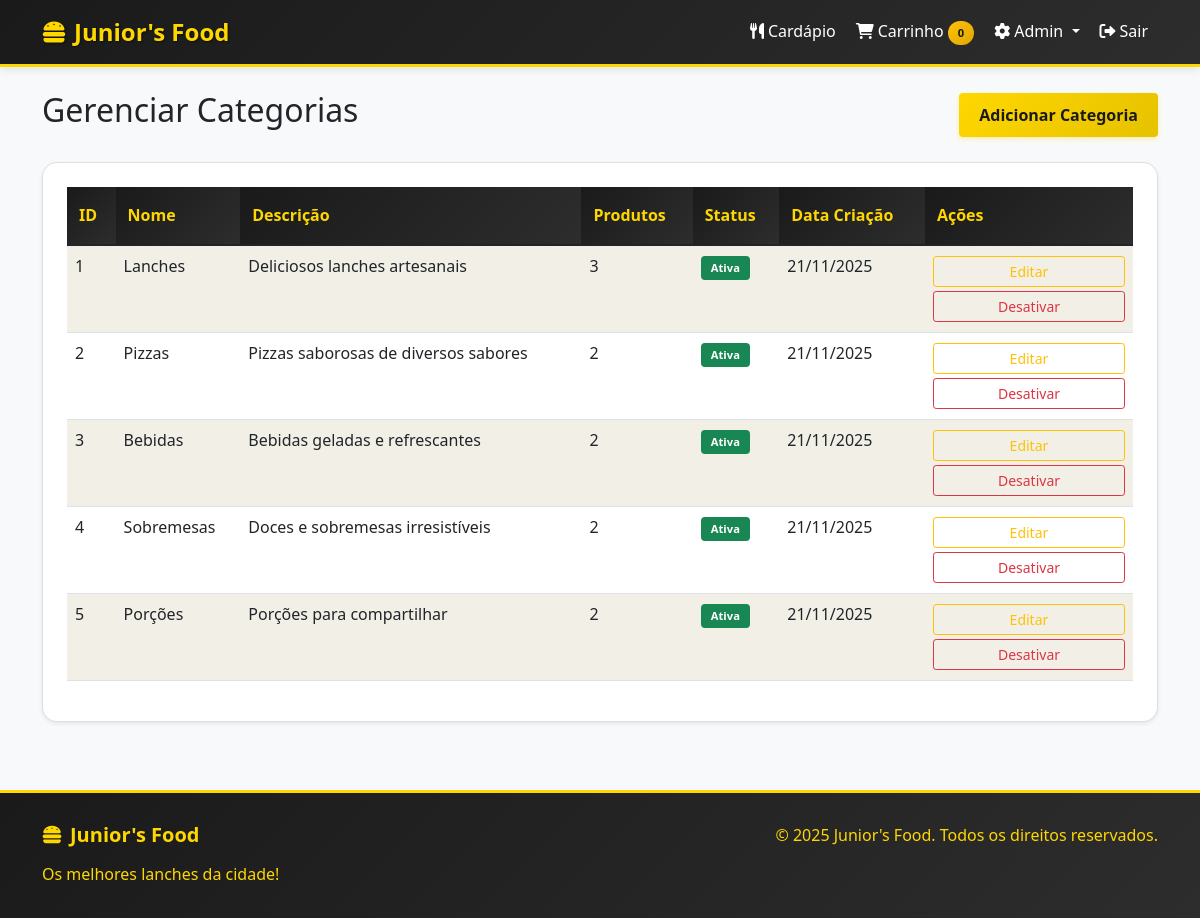
Screenshot of /admin/categorias (signed in) with the database file from the repository.
### models.py (models this page shows, shortened)
class Categoria(db.Model):
    id = db.Column(db.Integer, primary_key=True)
    nome = db.Column(db.String(100), nullable=False, unique=True)
    descricao = db.Column(db.Text)
    ativo = db.Column(db.Boolean, default=True)
    created_at = db.Column(db.DateTime, default=datetime.utcnow)
    updated_at = db.Column(db.DateTime, default=datetime.utcnow, onupdate=datetime.utcnow)
    produtos = db.relationship('Produto', backref='categoria', lazy=True, cascade='all, delete-orphan')

### app.py (the view)
@app.route('/admin/categorias')
@login_required
def admin_categorias():
    if not current_user.is_admin:
        flash('Acesso negado', 'error')
        return redirect(url_for('cardapio'))
    categorias = Categoria.query.all()
    return render_template('admin_categorias.html', categorias=categorias)

### app.py (called while the page is built)
@login_manager.user_loader
def load_user(user_id):
    return User.query.get(int(user_id))

@app.before_request
def check_admin_access():
    if request.endpoint and 'admin_' in request.endpoint:
        if not current_user.is_authenticated:
            return redirect(url_for('login'))
        if not current_user.is_admin:
            flash('Acesso negado. Apenas administradores podem acessar esta área.', 'error')
            return redirect(url_for('cardapio'))

### templates/admin_categorias.html (shortened to what this page needs)
{% extends "base.html" %}
{% block content %}
<div class="d-flex justify-content-between align-items-center mb-4">
    <h2>Gerenciar Categorias</h2>
    <button type="button" class="btn btn-primary" data-bs-toggle="modal" data-bs-target="#adicionarCategoriaModal">
        Adicionar Categoria
    </button>
</div>
<div class="row">
    <div class="col-12">
        <div class="card">
            <div class="card-body">
                {% if categorias %}
                <div class="table-responsive">
                    <table class="table table-striped">
                        <thead class="table-custom">
                            <tr>
                                <th>ID</th>
                                <th>Nome</th>
                                <th>Descrição</th>
                                <th>Produtos</th>
                                <th>Status</th>
                                <th>Data Criação</th>
                                <th>Ações</th>
                            </tr>
                        </thead>
                        <tbody>
                            {% for categoria in categorias %}
                            <tr>
                                <td>{{ categoria.id }}</td>
                                <td>{{ categoria.nome }}</td>
                                <td>{{ categoria.descricao|truncate(50) if categoria.descricao else '-' }}</td>
                                <td>{{ categoria.produtos|length }}</td>
                                <td>
                                    {% if categoria.ativo %}
                                        <span class="badge bg-success">Ativa</span>
                                    {% else %}
                                        <span class="badge bg-danger">Inativa</span>
                                    {% endif %}
                                </td>
                                <td>{{ categoria.created_at.strftime('%d/%m/%Y') }}</td>
                                <td>
                                    <button class="btn btn-sm btn-outline-warning"
                                            onclick="editarCategoria({{ categoria.id }}, '{{ categoria.nome }}', '{{ categoria.descricao }}')">
                                        Editar
                                    </button>
                                    <button class="btn btn-sm {% if categoria.ativo %}btn-outline-danger{% else %}btn-outline-success{% endif %}"
                                            onclick="toggleCategoria({{ categoria.id }})">
                                        {% if categoria.ativo %}Desativar{% else %}Ativar{% endif %}
                                    </button>
                                </td>
                            </tr>
                            {% endfor %}
                        </tbody>
                    </table>
                </div>
                {% else %}
                <p class="text-center text-muted">Nenhuma categoria cadastrada</p>
                {% endif %}
            </div>
        </div>
    </div>
</div>
{% endblock %}

### static/css/style.css (style rules this page uses)
:root { --primary-black: #1a1a1a; --primary-yellow: #ffd700; --dark-yellow: #e6c200; --light-gray: #f8f9fa; --success-green: #28a745; --warning-orange: #ffc107; --danger-red: #dc3545; --info-blue: #17a2b8; }
* { margin: 0; padding: 0; box-sizing: border-box; }
body { background-color: var(--light-gray); font-family: 'Segoe UI', Tahoma, Geneva, Verdana, sans-serif; line-height: 1.6; min-height: 100vh; display: flex; flex-direction: column; }
.btn-primary { background: linear-gradient(135deg, var(--primary-yellow) 0%, var(--dark-yellow) 100%); border: none; color: var(--primary-black); font-weight: 600; padding: 10px 20px; transition: all 0.3s ease; box-shadow: 0 2px 5px rgba(255, 215, 0, 0.3); }
.card { border: 2px solid var(--primary-black); border-radius: 15px; transition: all 0.3s ease; box-shadow: 0 4px 6px rgba(0,0,0,0.1); margin-bottom: 20px; overflow: hidden; }
.card-body { padding: 25px; }
.card-body { display: flex; flex-direction: column; }
.table-custom th { background: linear-gradient(135deg, var(--primary-black) 0%, #2d2d2d 100%); color: var(--primary-yellow); font-weight: 600; border: none; padding: 15px; }
.table-striped tbody tr:nth-of-type(odd) { background-color: rgba(255, 215, 0, 0.05); }
.badge { font-size: 0.7em; font-weight: 600; padding: 6px 10px; }
.table td .btn-sm { margin: 2px 0; width: 100%; }
.table td:last-child { min-width: 180px; }
.table-custom { background-color: #007bff; color: white; }
.table-custom th { border-bottom: none; font-weight: 600; padding: 1rem 0.75rem; }
.card { box-shadow: 0 0.125rem 0.25rem rgba(0, 0, 0, 0.075); border: 1px solid rgba(0, 0, 0, 0.125); }
.card-body { padding: 1.5rem; }

### rows the page displays
Categoria: id "1", nome "Lanches", descricao "Deliciosos lanches artesanais", produtos|length "3", ativo "Ativa", created_at "21/11/2025"
Categoria: id "2", nome "Pizzas", descricao "Pizzas saborosas de diversos sabores", produtos|length "2", ativo "Ativa", created_at "21/11/2025"
Categoria: id "3", nome "Bebidas", descricao "Bebidas geladas e refrescantes", produtos|length "2", ativo "Ativa", created_at "21/11/2025"
Categoria: id "4", nome "Sobremesas", descricao "Doces e sobremesas irresistíveis", produtos|length "2", ativo "Ativa", created_at "21/11/2025"
Categoria: id "5", nome "Porções", descricao "Porções para compartilhar", produtos|length "2", ativo "Ativa", created_at "21/11/2025"

### other values shown
{{ session.carrinho|length if session.carrinho else 0 }} "0"
